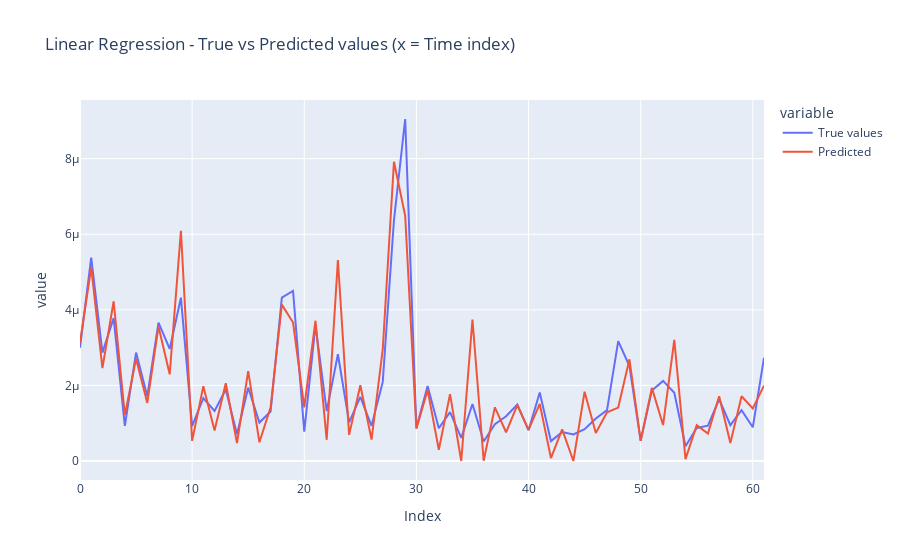
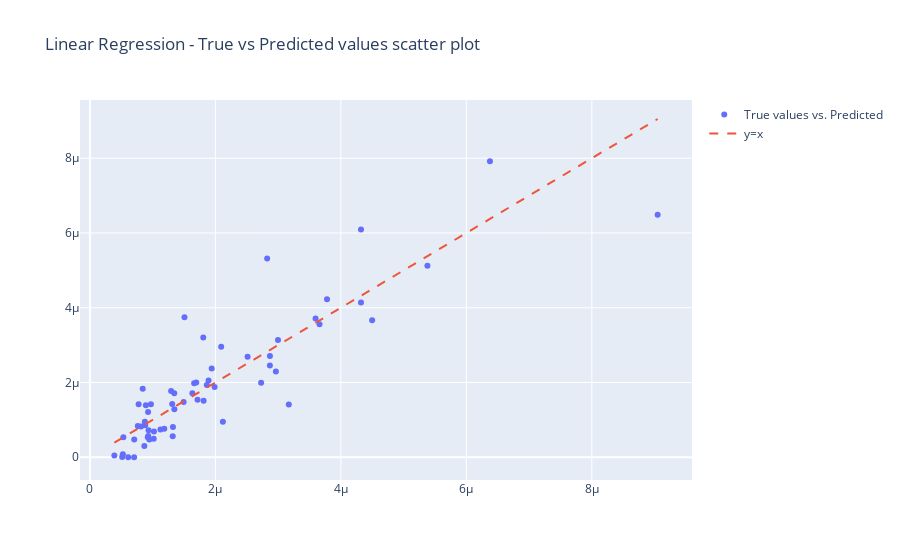

These figures' notebook cell, in order:
### Markdown cell above
### Linear Regression

### Code cell
from sklearn.linear_model import LinearRegression
lr_model = LinearRegression()
lr_model.fit(X_train, y_train)
y_pred = lr_model.predict(X_test)

y_pred = np.maximum(y_pred, 0)
print("Coeffs:", lr_model.coef_)
print("Intercept:", lr_model.intercept_)
evaluate_model(y_test, y_pred, model_name="Linear Regression")

### Figure 1 — Plotly figure (JSON) as saved in the notebook; plotly's stock layout.template omitted (floating-point values rounded to 4 significant figures)
{"data": [{"hovertemplate": "variable=True values<br>Index=%{x}<br>value=%{y}<extra></extra>", "legendgroup": "True values", "line": {"color": "#636efa", "dash": "solid"}, "marker": {"symbol": "circle"}, "mode": "lines", "name": "True values", "orientation": "v", "showlegend": true, "type": "scatter", "x": [0, 1, 2, 3, 4, 5, 6, 7, 8, 9, 10, 11, 12, 13, 14, 15, 16, 17, 18, 19, 20, 21, 22, 23, 24, 25, 26, 27, 28, 29, 30, 31, 32, 33, 34, 35, 36, 37, 38, 39, 40, 41, 42, 43, 44, 45, 46, 47, 48, 49, 50, 51, 52, 53, 54, 55, 56, 57, 58, 59, 60, 61], "xaxis": "x", "y": [2.998e-06, 5.38e-06, 2.869e-06, 3.78e-06, 9.274e-07, 2.869e-06, 1.716e-06, 3.659e-06, 2.964e-06, 4.321e-06, 9.221e-07, 1.662e-06, 1.324e-06, 1.891e-06, 7.062e-07, 1.941e-06, 1.017e-06, 1.312e-06, 4.321e-06, 4.499e-06, 7.764e-07, 3.597e-06, 1.32e-06, 2.825e-06, 1.021e-06, 1.695e-06, 9.302e-07, 2.093e-06, 6.376e-06, 9.05e-06, 8.819e-07, 1.987e-06, 8.674e-07, 1.294e-06, 6.105e-07, 1.507e-06, 5.143e-07, 9.727e-07, 1.186e-06, 1.494e-06, 8.151e-07, 1.813e-06, 5.253e-07, 7.64e-07, 7.046e-07, 8.421e-07, 1.124e-06, 1.346e-06, 3.171e-06, 2.513e-06, 5.332e-07, 1.863e-06, 2.12e-06, 1.807e-06, 3.896e-07, 8.756e-07, 9.348e-07, 1.634e-06, 9.478e-07, 1.344e-06, 8.925e-07, 2.73e-06], "yaxis": "y"}, {"hovertemplate": "variable=Predicted<br>Index=%{x}<br>value=%{y}<extra></extra>", "legendgroup": "Predicted", "line": {"color": "#EF553B", "dash": "solid"}, "marker": {"symbol": "circle"}, "mode": "lines", "name": "Predicted", "orientation": "v", "showlegend": true, "type": "scatter", "x": [0, 1, 2, 3, 4, 5, 6, 7, 8, 9, 10, 11, 12, 13, 14, 15, 16, 17, 18, 19, 20, 21, 22, 23, 24, 25, 26, 27, 28, 29, 30, 31, 32, 33, 34, 35, 36, 37, 38, 39, 40, 41, 42, 43, 44, 45, 46, 47, 48, 49, 50, 51, 52, 53, 54, 55, 56, 57, 58, 59, 60, 61], "xaxis": "x", "y": [3.134e-06, 5.12e-06, 2.456e-06, 4.227e-06, 1.214e-06, 2.709e-06, 1.536e-06, 3.562e-06, 2.294e-06, 6.093e-06, 5.334e-07, 1.98e-06, 8.087e-07, 2.056e-06, 4.764e-07, 2.376e-06, 4.96e-07, 1.424e-06, 4.138e-06, 3.665e-06, 1.42e-06, 3.711e-06, 5.612e-07, 5.315e-06, 6.913e-07, 2.003e-06, 5.676e-07, 2.956e-06, 7.918e-06, 6.49e-06, 8.535e-07, 1.881e-06, 2.987e-07, 1.771e-06, 0, 3.744e-06, 6.146e-09, 1.42e-06, 7.599e-07, 1.481e-06, 8.243e-07, 1.51e-06, 7.877e-08, 8.354e-07, 0, 1.832e-06, 7.401e-07, 1.287e-06, 1.413e-06, 2.692e-06, 5.363e-07, 1.936e-06, 9.522e-07, 3.204e-06, 4.869e-08, 9.49e-07, 7.234e-07, 1.714e-06, 4.736e-07, 1.712e-06, 1.392e-06, 1.995e-06], "yaxis": "y"}], "layout": {"legend": {"title": {"text": "variable"}, "tracegroupgap": 0}, "title": {"text": "Linear Regression - True vs Predicted values (x = Time index)"}, "xaxis": {"anchor": "y", "domain": [0, 1], "title": {"text": "Index"}}, "yaxis": {"anchor": "x", "domain": [0, 1], "title": {"text": "value"}}}}

### Figure 2 — Plotly figure (JSON) as saved in the notebook; plotly's stock layout.template omitted (floating-point values rounded to 4 significant figures)
{"data": [{"mode": "markers", "name": "True values vs. Predicted", "type": "scatter", "x": [2.998e-06, 5.38e-06, 2.869e-06, 3.78e-06, 9.274e-07, 2.869e-06, 1.716e-06, 3.659e-06, 2.964e-06, 4.321e-06, 9.221e-07, 1.662e-06, 1.324e-06, 1.891e-06, 7.062e-07, 1.941e-06, 1.017e-06, 1.312e-06, 4.321e-06, 4.499e-06, 7.764e-07, 3.597e-06, 1.32e-06, 2.825e-06, 1.021e-06, 1.695e-06, 9.302e-07, 2.093e-06, 6.376e-06, 9.05e-06, 8.819e-07, 1.987e-06, 8.674e-07, 1.294e-06, 6.105e-07, 1.507e-06, 5.143e-07, 9.727e-07, 1.186e-06, 1.494e-06, 8.151e-07, 1.813e-06, 5.253e-07, 7.64e-07, 7.046e-07, 8.421e-07, 1.124e-06, 1.346e-06, 3.171e-06, 2.513e-06, 5.332e-07, 1.863e-06, 2.12e-06, 1.807e-06, 3.896e-07, 8.756e-07, 9.348e-07, 1.634e-06, 9.478e-07, 1.344e-06, 8.925e-07, 2.73e-06], "y": [3.134e-06, 5.12e-06, 2.456e-06, 4.227e-06, 1.214e-06, 2.709e-06, 1.536e-06, 3.562e-06, 2.294e-06, 6.093e-06, 5.334e-07, 1.98e-06, 8.087e-07, 2.056e-06, 4.764e-07, 2.376e-06, 4.96e-07, 1.424e-06, 4.138e-06, 3.665e-06, 1.42e-06, 3.711e-06, 5.612e-07, 5.315e-06, 6.913e-07, 2.003e-06, 5.676e-07, 2.956e-06, 7.918e-06, 6.49e-06, 8.535e-07, 1.881e-06, 2.987e-07, 1.771e-06, 0, 3.744e-06, 6.146e-09, 1.42e-06, 7.599e-07, 1.481e-06, 8.243e-07, 1.51e-06, 7.877e-08, 8.354e-07, 0, 1.832e-06, 7.401e-07, 1.287e-06, 1.413e-06, 2.692e-06, 5.363e-07, 1.936e-06, 9.522e-07, 3.204e-06, 4.869e-08, 9.49e-07, 7.234e-07, 1.714e-06, 4.736e-07, 1.712e-06, 1.392e-06, 1.995e-06]}, {"line": {"dash": "dash"}, "mode": "lines", "name": "y=x", "type": "scatter", "x": [3.896e-07, 9.05e-06], "y": [3.896e-07, 9.05e-06]}], "layout": {"title": {"text": "Linear Regression - True vs Predicted values scatter plot"}}}
